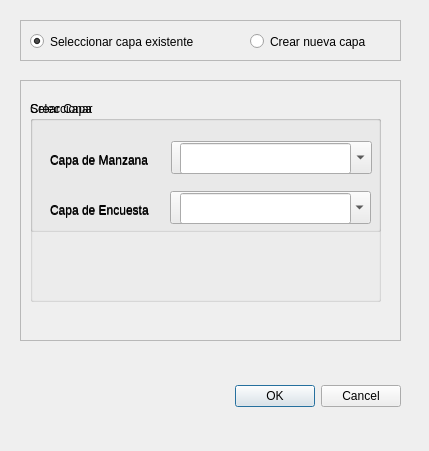
<?xml version="1.0" encoding="UTF-8"?>
<ui version="4.0">
 <class>LayersPanelDialog</class>
 <widget class="QDialog" name="LayersPanelDialog">
  <property name="geometry">
   <rect>
    <x>0</x>
    <y>0</y>
    <width>429</width>
    <height>451</height>
   </rect>
  </property>
  <property name="windowTitle">
   <string>Ajustes</string>
  </property>
  <widget class="QDialogButtonBox" name="buttonBox">
   <property name="geometry">
    <rect>
     <x>100</x>
     <y>380</y>
     <width>301</width>
     <height>32</height>
    </rect>
   </property>
   <property name="orientation">
    <enum>Qt::Horizontal</enum>
   </property>
   <property name="standardButtons">
    <set>QDialogButtonBox::Cancel|QDialogButtonBox::Ok</set>
   </property>
  </widget>
  <widget class="QFrame" name="frame">
   <property name="geometry">
    <rect>
     <x>20</x>
     <y>20</y>
     <width>381</width>
     <height>41</height>
    </rect>
   </property>
   <property name="frameShape">
    <enum>QFrame::StyledPanel</enum>
   </property>
   <property name="frameShadow">
    <enum>QFrame::Raised</enum>
   </property>
   <widget class="QRadioButton" name="existingLayerRadioButton">
    <property name="geometry">
     <rect>
      <x>10</x>
      <y>10</y>
      <width>201</width>
      <height>23</height>
     </rect>
    </property>
    <property name="text">
     <string>Seleccionar capa existente</string>
    </property>
    <property name="checked">
     <bool>true</bool>
    </property>
   </widget>
   <widget class="QRadioButton" name="newLayerRadioButton">
    <property name="geometry">
     <rect>
      <x>230</x>
      <y>10</y>
      <width>141</width>
      <height>23</height>
     </rect>
    </property>
    <property name="text">
     <string>Crear nueva capa</string>
    </property>
   </widget>
  </widget>
  <widget class="QScrollArea" name="scrollArea">
   <property name="geometry">
    <rect>
     <x>20</x>
     <y>80</y>
     <width>381</width>
     <height>261</height>
    </rect>
   </property>
   <property name="widgetResizable">
    <bool>true</bool>
   </property>
   <widget class="QWidget" name="scrollAreaWidgetContents">
    <property name="geometry">
     <rect>
      <x>0</x>
      <y>0</y>
      <width>377</width>
      <height>257</height>
     </rect>
    </property>
    <widget class="QGroupBox" name="selectLayersGroupBox">
     <property name="geometry">
      <rect>
       <x>9</x>
       <y>20</y>
       <width>351</width>
       <height>201</height>
      </rect>
     </property>
     <property name="title">
      <string>Seleccionar</string>
     </property>
     <widget class="QComboBox" name="selectNodesLayerComboBox">
      <property name="geometry">
       <rect>
        <x>140</x>
        <y>90</y>
        <width>201</width>
        <height>33</height>
       </rect>
      </property>
     </widget>
     <widget class="QLabel" name="blocksLayerLabel">
      <property name="geometry">
       <rect>
        <x>20</x>
        <y>50</y>
        <width>131</width>
        <height>17</height>
       </rect>
      </property>
      <property name="text">
       <string>Capa de Manzana</string>
      </property>
     </widget>
     <widget class="QComboBox" name="selectBlocksLayerComboBox">
      <property name="geometry">
       <rect>
        <x>141</x>
        <y>40</y>
        <width>201</width>
        <height>33</height>
       </rect>
      </property>
     </widget>
     <widget class="QLabel" name="nodesLayerLabel">
      <property name="geometry">
       <rect>
        <x>20</x>
        <y>100</y>
        <width>111</width>
        <height>17</height>
       </rect>
      </property>
      <property name="text">
       <string>Capa de Encuesta</string>
      </property>
     </widget>
    </widget>
    <widget class="QGroupBox" name="createLayersGroupBox">
     <property name="enabled">
      <bool>true</bool>
     </property>
     <property name="geometry">
      <rect>
       <x>9</x>
       <y>20</y>
       <width>351</width>
       <height>131</height>
      </rect>
     </property>
     <property name="title">
      <string>Crear Capa</string>
     </property>
     <widget class="QLineEdit" name="blocksLayerNameEdit">
      <property name="geometry">
       <rect>
        <x>150</x>
        <y>42</y>
        <width>171</width>
        <height>31</height>
       </rect>
      </property>
     </widget>
     <widget class="QLineEdit" name="nodesLayerNameEdit">
      <property name="geometry">
       <rect>
        <x>150</x>
        <y>92</y>
        <width>171</width>
        <height>31</height>
       </rect>
      </property>
     </widget>
     <widget class="QLabel" name="blocksEditLabel">
      <property name="geometry">
       <rect>
        <x>20</x>
        <y>50</y>
        <width>131</width>
        <height>20</height>
       </rect>
      </property>
      <property name="text">
       <string>Capa de Manzana</string>
      </property>
     </widget>
     <widget class="QLabel" name="nodesEditLabel">
      <property name="geometry">
       <rect>
        <x>20</x>
        <y>100</y>
        <width>131</width>
        <height>20</height>
       </rect>
      </property>
      <property name="text">
       <string>Capa de Encuesta</string>
      </property>
     </widget>
    </widget>
   </widget>
  </widget>
 </widget>
 <resources/>
 <connections>
  <connection>
   <sender>buttonBox</sender>
   <signal>accepted()</signal>
   <receiver>LayersPanelDialog</receiver>
   <slot>accept()</slot>
   <hints>
    <hint type="sourcelabel">
     <x>248</x>
     <y>254</y>
    </hint>
    <hint type="destinationlabel">
     <x>157</x>
     <y>274</y>
    </hint>
   </hints>
  </connection>
  <connection>
   <sender>buttonBox</sender>
   <signal>rejected()</signal>
   <receiver>LayersPanelDialog</receiver>
   <slot>reject()</slot>
   <hints>
    <hint type="sourcelabel">
     <x>316</x>
     <y>260</y>
    </hint>
    <hint type="destinationlabel">
     <x>286</x>
     <y>274</y>
    </hint>
   </hints>
  </connection>
 </connections>
</ui>
